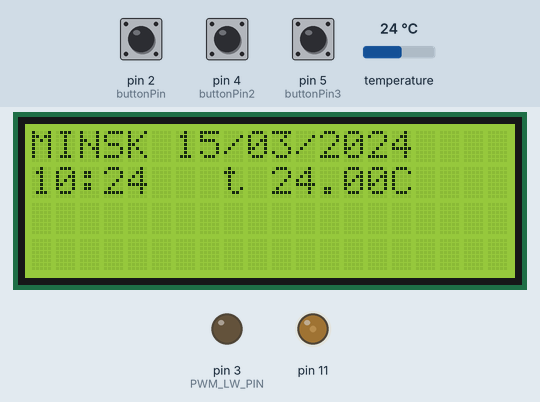
This sketch was run on a simulated Arduino Uno, built with avr-gcc and run on an emulated ATmega328P. Shown: 20×4 character LCD, output pins drawn as LEDs (lit = HIGH). The inputs (shaded band) are chosen by the test bench; at power-on: pin 2 (buttonPin) LOW, temperature 24 °C, pin 4 (buttonPin2) LOW, pin 5 (buttonPin3) LOW. The local clock reads 2024-03-15 10:24:30 at power-on unless the sketch sets it.

Above: at 1.2 s.
1.3 s: pin 2 (buttonPin) pulled HIGH for 0.95 s
At 3.2 s:
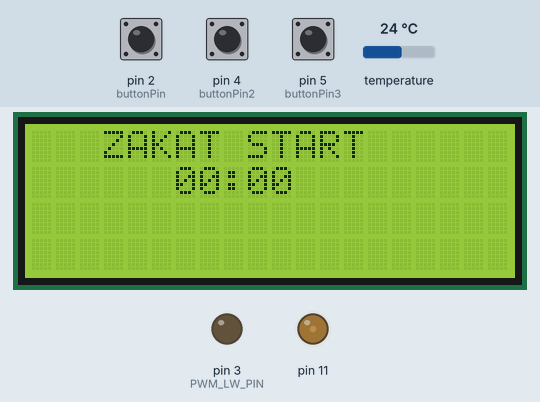
3.8 s: pin 2 (buttonPin) pulled HIGH for 3.2 s
At 6.4 s:
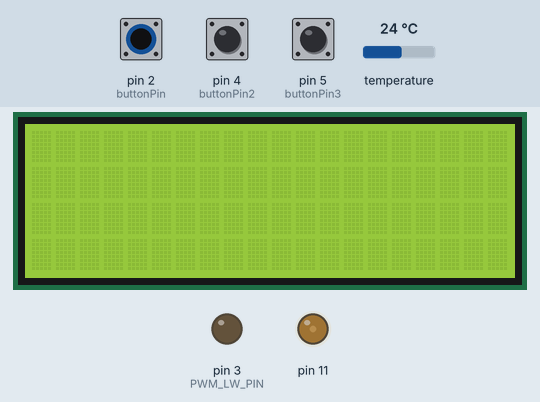
8.5 s: temperature set to 10.3 °C
At 9.2 s:
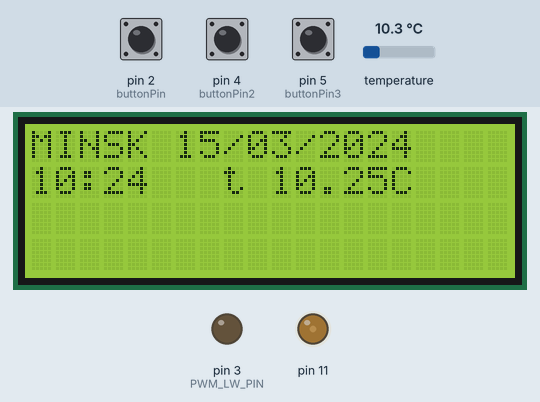
10.3 s: temperature set to 9.2 °C
At 11.3 s:
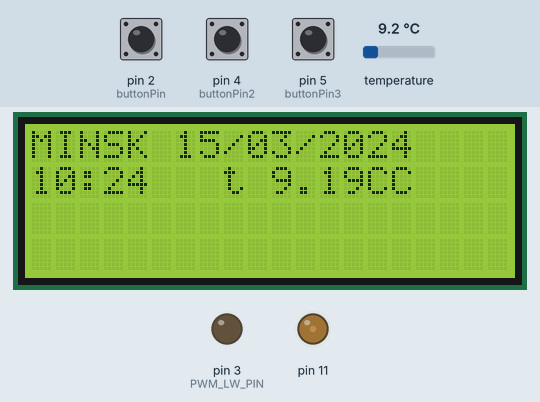
11.9 s: pin 2 (buttonPin) pulled HIGH for 0.95 s
At 13.5 s:
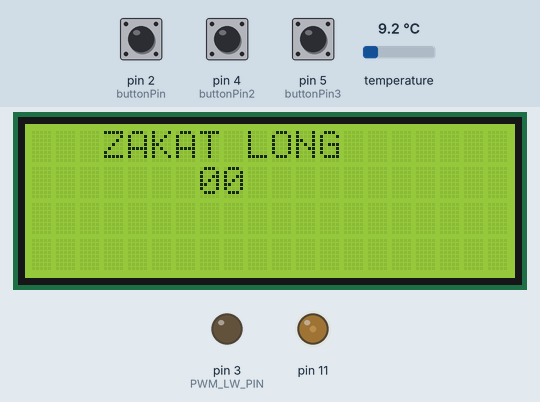
14.4 s: pin 2 (buttonPin) pulled HIGH for 0.95 s
At 16.5 s:
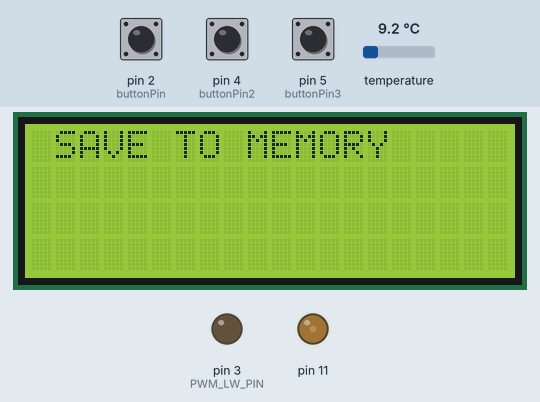
Timing chart, 0 to 17.8 s (numbered marks = the images above; inputs shaded):
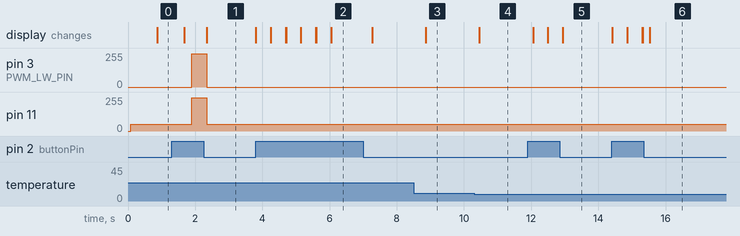

Measured:
- the behaviour switches between 10 and 9.9 °C on temperature (found by bisection; images 3 and 4)
- after the input at 1.3 s, pin 3 (PWM_LW_PIN): 0/255 → 250/255 after 0.60 s, → 0/255 0.44 s later; pin 11: 50/255 → 250/255 after 0.60 s, → 50/255 0.44 s later; the display: first changes after 0.38 s (image 1 shows a later state)
- after the input at 3.8 s, the display: changes at once (image 2)
- after the input at 8.5 s, the display: changes after 0.37 s (image 3)
- after the input at 10.3 s, the display: changes after 0.16 s (image 4)
- after the input at 11.9 s, the display: first changes after 0.16 s (image 5 shows a later state)
- after the input at 14.4 s, the display: first changes at once (image 6 shows a later state)

The sketch:

AQUABOXv1_0.ino
```cpp
#include <Wire.h> //Подключаем библиотеку для использования I2C интерфейса с модулем RTC
#include <avr/wdt.h> //Библиотека для работы со сторожевым таймером

#include <OneWire.h>
#include <DallasTemperature.h>

#include "RTClib.h" //Подключаем библиотеку для использования модуля часов реального времени RTC

#include <EEPROM.h>


OneWire oneWire(A3);
DallasTemperature ds(&oneWire);

#include <LiquidCrystal_I2C.h> // библиотека экрана
LiquidCrystal_I2C lcd(0x27, 20, 4);

int PWM_LW_MIN = 0; //Если необходим ток покоя на LED - изменить эту константу
int PWM_LW_MAX = 250; //Если необходимо ограничить максимальную яркость - уменьшить значение
#define PWM_LW_PIN 3 //Пин порта, где будет ШИМ LW

#define mn 60UL //Дополнительные константы для удобства
#define hr 3600UL //Отражают соответствующие количества секунд
#define d 86400UL

RTC_DS1307 RTC;

int  RH = 0;
int  RM = 0;
int  RD = 0;
int  ZH = 0;
int  ZM = 0;
int  ZD = 0;
int  PS = 0;
int  ScD = 250;
int  ScN = 50;


const int buttonPin = 2;
int buttonState = 0;
const int buttonPin2 = 4;
int buttonState2 = 0;
const int buttonPin3 = 5;
int buttonState3 = 0;
int pos = 1;


//********************************************************************************************

void setup() {

  Serial.begin(9600);
  Wire.begin(); //Инициируем I2C интерфейс

  RH = EEPROM.read(0);
  RM = EEPROM.read(1);
  RD = EEPROM.read(2);
  ZH = EEPROM.read(3);
  ZM = EEPROM.read(4);
  ZD = EEPROM.read(5);

  ds.begin();

  RTC.begin(); //Инициирум RTC модуль


  pinMode(buttonPin, INPUT);
  pinMode(buttonPin2, INPUT);
  pinMode(buttonPin3, INPUT);

  lcd.init(); // запускаем библиотеку экрана
  lcd.backlight();

  if (! RTC.isrunning()) {
    Serial.println("RTC is NOT running!");
    RTC.adjust(DateTime(2020, 1, 1, 12, 0, 0));
  }
  //RTC.adjust(DateTime(2012, 7, 31, 21, 53, 1));
  //RTC.adjust(DateTime(__DATE__, __TIME__));
} // КОНЕЦ ИНИЦИАЛИЗАЦИИ

//********************************************************************************************

void loop() // ПРОГРАММЫй безусловный ЦИКЛ
{


  long sunrise_start = RH * hr + RM * mn; //Начало восхода в 9 - 45
  long sunrise_duration = RD * mn; //Длительность восхода 30 минут
  long sunset_start = ZH * hr + ZM * mn; //начало заката в 21-15
  long sunset_duration = ZD * mn; //Длительность заката 30 минут

  long pwm_LW;
  DateTime myTime = RTC.now(); //Читаем данные времени из RTC при каждом выполнении цикла
  long Day_time = myTime.unixtime() % 86400; //сохраняем в переменную - время в формате UNIX

  if ((Day_time < sunrise_start) || //Если с начала суток меньше чем начало восхода
      (Day_time >= sunset_start + sunset_duration)) { //Или больше чем начало заката + длительность
    pwm_LW = PWM_LW_MIN; //Величина для записи в порт равна минимуму


    //*********************************************************************************************
    // обработка интервала восхода
    //*********************************************************************************************
  } else if ((Day_time >= sunrise_start) && //Если с начала суток больше чем начало восхода
             (Day_time < sunrise_start + sunrise_duration)) { //И меньше чем начало восхода + длительность

    pwm_LW = ((Day_time - sunrise_start) * (PWM_LW_MAX - PWM_LW_MIN)) / sunrise_duration; //Вычисляем для рассвета величину для записи в порт ШИМ


    //*********************************************************************************************
    // обработка интервала заката
    //*********************************************************************************************
  } else if ((Day_time >= sunset_start) && //Если начала суток больше чем начало заката и меньше чем
             (Day_time < sunset_start + sunset_duration)) { //начало заката плюс длительность

    pwm_LW = ((sunset_start + sunset_duration - Day_time) * (PWM_LW_MAX - PWM_LW_MIN)) / sunrise_duration; //Вычисляем для заката величину для записи в порт ШИМ

    //********************************************************************************************
    // обработка интервала от конца рассвета и до начала заката,
    // когда свет должен быть включен на максимальную яркость
    //********************************************************************************************
  } else {
    pwm_LW = PWM_LW_MAX; //Устанавливаем максимальную величину для записи в порт ШИМ

  }

  analogWrite(PWM_LW_PIN, pwm_LW); //Пишем в порт вычисленное значение


  if (Day_time >= sunrise_start && Day_time <= sunset_start ) {
    analogWrite(11, ScD);
  }
  else {
    analogWrite(11, ScN);
  }


  buttonState = digitalRead(buttonPin);
  if (buttonState == HIGH) {
    pos++;
    lcd.clear();
    delay (200);
  }


  if (pos >= 16) {
    lcd.clear();
    pos = 1;
  }

  switch (pos) {
    case 1:
      ds.requestTemperatures();
      //lcd.clear();
      lcd.setCursor(8, 1);
      lcd.print("t ");
      lcd.print(ds.getTempCByIndex(0));
      lcd.print("C");
      lcd.setCursor(0, 0);
      lcd.print("MINSK");
      lcd.setCursor(6, 0);
      if (myTime.day() < 10) lcd.print("0");
      lcd.print(myTime.day(), DEC);
      lcd.print("/");
      if (myTime.month() < 10) lcd.print("0");
      lcd.print(myTime.month(), DEC);
      lcd.print("/");
      lcd.print(myTime.year(), DEC);
      lcd.setCursor(0, 1);
      if (myTime.hour() < 10) lcd.print("0");
      lcd.print(myTime.hour(), DEC);
      lcd.print(":");
      if (myTime.minute() < 10) lcd.print("0");
      lcd.print(myTime.minute(), DEC);
      break;

    case 2:

      lcd.setCursor(1, 0);
      lcd.print("RASSVET START");
      buttonState2 = digitalRead(buttonPin2);
      if (buttonState2 == HIGH) {
        RH++;

        delay(200);
      }
      if (RH >= 24)  {
        RH = 0;
      }
      buttonState3 = digitalRead(buttonPin3);
      if (buttonState3 == HIGH) {
        RM++;

        delay(200);
      }
      if (RM >= 60)  {
        RM = 0;
      }
      lcd.setCursor(5, 1);
      if ( RH < 10) lcd.print("0");

      lcd.print(RH);
      lcd.print(":");
      if ( RM < 10) lcd.print("0");

      lcd.print(RM);
      break;

    case 3:

      lcd.setCursor(2, 0);
      lcd.print("RASSVET LONG");
      buttonState2 = digitalRead(buttonPin2);
      if (buttonState2 == HIGH) {
        RD--;
        delay(200);
      }
      if (RD > 60)  {
        RD = 0;
      }
      buttonState3 = digitalRead(buttonPin3);
      if (buttonState3 == HIGH) {
        RD++;
        delay(200);
      }
      if (RD < 0)  {
        RD = 60;
      }
      lcd.setCursor(7, 1);
      if ( RD < 10) lcd.print("0");
      lcd.print(RD);
      break;
    case 4:

      lcd.setCursor(3, 0);
      lcd.print("ZAKAT START");
      buttonState2 = digitalRead(buttonPin2);
      if (buttonState2 == HIGH) {
        ZH++;
        delay(200);
      }
      if (ZH >= 24)  {
        ZH = 0;
      }
      buttonState3 = digitalRead(buttonPin3);
      if (buttonState3 == HIGH) {
        ZM++;
        delay(200);
      }
      if (ZM >= 60)  {
        ZM = 0;
      }
      lcd.setCursor(6, 1);
      if ( ZH < 10) lcd.print("0");
      lcd.print(ZH);
      lcd.print(":");
      if ( ZM < 10) lcd.print("0");
      lcd.print(ZM);
      break;

    case 5:

      lcd.setCursor(3, 0);
      lcd.print("ZAKAT LONG");
      buttonState2 = digitalRead(buttonPin2);
      if (buttonState2 == HIGH) {
        ZD--;
        delay(200);
      }
      if (ZD > 60)  {
        ZD = 0;
      }
      buttonState3 = digitalRead(buttonPin3);
      if (buttonState3 == HIGH) {
        ZD++;
        delay(200);
      }
      if (ZD < 0)  {
        ZD = 60;
      }
      lcd.setCursor(7, 1);
      if ( ZD < 10) lcd.print("0");
      lcd.print(ZD);
      break;

    case 6:

      lcd.setCursor(0, 0);
      lcd.print("POWER LAMP");
      lcd.print(" ");
      PS = PWM_LW_MAX / 2.5;
      lcd.print(PS);
      lcd.print(" ");
      lcd.print("%");
      buttonState3 = digitalRead(buttonPin3);
      if (buttonState3 == HIGH) {
        PWM_LW_MAX = PWM_LW_MAX + 25;

        delay(200);
        lcd.clear();
      }
      if (PWM_LW_MAX > 250)  {
        PWM_LW_MAX = 250;

      }
      buttonState2 = digitalRead(buttonPin2);
      if (buttonState2 == HIGH) {
        PWM_LW_MAX = PWM_LW_MAX - 25;

        delay(200);
        lcd.clear();
      }
      if (PWM_LW_MAX < 0)  {
        PWM_LW_MAX = 0;
      }
      lcd.setCursor(3, 1);
      if (PS >= 10 && PS < 20 ) {
        lcd.print("*");
      }
      if (PS >= 20 && PS < 30 ) {
        lcd.print("**");
      }
      if (PS >= 30 && PS < 40 ) {
        lcd.print("***");
      }
      if (PS >= 40 && PS < 50 ) {
        lcd.print("****");
      }
      if (PS >= 50 && PS < 60 ) {
        lcd.print("*****");
      }
      if (PS >= 60 && PS < 70 ) {
        lcd.print("******");
      }
      if (PS >= 70 && PS < 80 ) {
        lcd.print("*******");
      }
      if (PS >= 80 && PS < 90 ) {
        lcd.print("********");
      }
      if (PS >= 90 && PS < 100 ) {
        lcd.print("*********");
      }
      if (PS >= 100) {
        lcd.print("**********");
      }
      break;

    case 7:

      lcd.setCursor(0, 0);
      lcd.print("NIGHT POWER");
      lcd.print(" ");
      PS = PWM_LW_MIN / 2.5;
      lcd.print(PS);
      lcd.print("%");
      buttonState3 = digitalRead(buttonPin3);
      if (buttonState3 == HIGH) {
        PWM_LW_MIN = PWM_LW_MIN + 25;

        delay(200);
        lcd.clear();
      }
      if (PWM_LW_MIN > 250)  {
        PWM_LW_MIN = 250;
      }
      buttonState2 = digitalRead(buttonPin2);
      if (buttonState2 == HIGH) {
        PWM_LW_MIN = PWM_LW_MIN - 25;

        delay(200);
        lcd.clear();
      }
      if (PWM_LW_MIN < 0)  {
        PWM_LW_MIN = 0;
      }
      lcd.setCursor(3, 1);
      if (PS >= 10 && PS < 20 ) {
        lcd.print("*");
      }
      if (PS >= 20 && PS < 30 ) {
        lcd.print("**");
      }
      if (PS >= 30 && PS < 40 ) {
        lcd.print("***");
      }
      if (PS >= 40 && PS < 50 ) {
        lcd.print("****");
      }
      if (PS >= 50 && PS < 60 ) {
        lcd.print("*****");
      }
      if (PS >= 60 && PS < 70 ) {
        lcd.print("******");
      }
      if (PS >= 70 && PS < 80 ) {
        lcd.print("*******");
      }
      if (PS >= 80 && PS < 90 ) {
        lcd.print("********");
      }
      if (PS >= 90 && PS < 100 ) {
        lcd.print("*********");
      }
      if (PS >= 100) {
        lcd.print("**********");
      }
      break;

    case 8:

      lcd.setCursor(1, 0);
      lcd.print("DISP DAY");
      lcd.print(" ");
      PS = ScD / 2.5;
      lcd.print(PS);
      lcd.print(" ");
      lcd.print("%");
      buttonState3 = digitalRead(buttonPin3);
      if (buttonState3 == HIGH) {
        ScD = ScD + 25;

        delay(200);
        lcd.clear();
      }
      if (ScD > 250)  {
        ScD = 250;

      }
      buttonState2 = digitalRead(buttonPin2);
      if (buttonState2 == HIGH) {
        ScD = ScD - 25;

        delay(200);
        lcd.clear();
      }
      if (ScD < 0)  {
        ScD = 0;
      }
      lcd.setCursor(3, 1);
      if (PS >= 10 && PS < 20 ) {
        lcd.print("*");
      }
      if (PS >= 20 && PS < 30 ) {
        lcd.print("**");
      }
      if (PS >= 30 && PS < 40 ) {
        lcd.print("***");
      }
      if (PS >= 40 && PS < 50 ) {
        lcd.print("****");
      }
      if (PS >= 50 && PS < 60 ) {
        lcd.print("*****");
      }
      if (PS >= 60 && PS < 70 ) {
        lcd.print("******");
      }
      if (PS >= 70 && PS < 80 ) {
        lcd.print("*******");
      }
      if (PS >= 80 && PS < 90 ) {
        lcd.print("********");
      }
      if (PS >= 90 && PS < 100 ) {
        lcd.print("*********");
      }
      if (PS >= 100) {
        lcd.print("**********");
      }
      break;

    case 9:

      lcd.setCursor(0, 0);
      lcd.print("DISP NIGHT");
      lcd.print(" ");
      PS = ScN / 2.5;
      lcd.print(PS);
      lcd.print(" ");
      lcd.print("%");
      buttonState3 = digitalRead(buttonPin3);
      if (buttonState3 == HIGH) {
        ScN = ScN + 25;

        delay(200);
        lcd.clear();
      }
      if (ScN > 250)  {
        ScN = 250;

      }
      buttonState2 = digitalRead(buttonPin2);
      if (buttonState2 == HIGH) {
        ScN = ScN - 25;

        delay(200);
        lcd.clear();
      }
      if (ScN < 0)  {
        ScN = 0;
      }
      lcd.setCursor(3, 1);
      if (PS >= 10 && PS < 20 ) {
        lcd.print("*");
      }
      if (PS >= 20 && PS < 30 ) {
        lcd.print("**");
      }
      if (PS >= 30 && PS < 40 ) {
        lcd.print("***");
      }
      if (PS >= 40 && PS < 50 ) {
        lcd.print("****");
      }
      if (PS >= 50 && PS < 60 ) {
        lcd.print("*****");
      }
      if (PS >= 60 && PS < 70 ) {
        lcd.print("******");
      }
      if (PS >= 70 && PS < 80 ) {
        lcd.print("*******");
      }
      if (PS >= 80 && PS < 90 ) {
        lcd.print("********");
      }
      if (PS >= 90 && PS < 100 ) {
        lcd.print("*********");
      }
      if (PS >= 100) {
        lcd.print("**********");
      }
      break;

    case 10:

      lcd.setCursor(1, 0);
      lcd.print("SAVE TO MEMORY");
      buttonState3 = digitalRead(buttonPin3);
      if (buttonState3 == HIGH) {
        lcd.clear();
        lcd.setCursor(4, 0);
        lcd.print("SAVE GO");
        delay(500);
        for (int thisChar = 0; thisChar < 16; thisChar++) {
          lcd.setCursor(thisChar, 1);
          lcd.print("*");
          delay(50);
        }
        EEPROM.write(0, RH);
        EEPROM.write(1, RM);
        EEPROM.write(2, RD);
        EEPROM.write(3, ZH);
        EEPROM.write(4, ZM);
        EEPROM.write(5, ZD);
        lcd.clear();
        pos = 1;
      }
      break;

    case 11: // Часы
    case 12: // Минуты
    case 13: // День
    case 14: // Месяц
    case 15: // Год
      int ms = millis() % 500;
      lcd.setCursor(0, 0);
      lcd.print("DATE:");

      lcd.setCursor(6, 0);
      if (pos == 13 && (ms > 400)) {
        lcd.print("  ");
      } else {
        if (myTime.day() < 10) lcd.print("0");
        lcd.print(myTime.day(), DEC);
      }
      lcd.print("/");

      if (pos == 14 && (ms > 400)) {
        lcd.print("  ");
      } else {
        if (myTime.month() < 10) lcd.print("0");
        lcd.print(myTime.month(), DEC);
      }
      lcd.print("/");

      if (pos == 15 && (ms > 400)) {
        lcd.print("    ");
      } else {
        lcd.print(myTime.year(), DEC);
      }

      lcd.setCursor(0, 1);
      if (pos == 11 && (ms > 400)) {
        lcd.print("  ");
      } else {
        if (myTime.hour() < 10) lcd.print("0");
        lcd.print(myTime.hour(), DEC);
      }
      lcd.print(":");

      if (pos == 12 && (ms > 400)) {
        lcd.print("  ");
      } else {
        if (myTime.minute() < 10) lcd.print("0");
        lcd.print(myTime.minute(), DEC);
      }

      buttonState3 = digitalRead(buttonPin3);
      if (buttonState3 == HIGH) {
        int valueToSet = 0;
        switch (pos) {
          case 11:
            valueToSet = myTime.hour() + 1;
            if (valueToSet > 23) valueToSet = 0;
            RTC.adjust(DateTime(myTime.year(), myTime.month(), myTime.day(), valueToSet, myTime.minute(), 0));
            break;
          case 12:
            valueToSet = myTime.minute() + 1;
            if (valueToSet > 59) valueToSet = 0;
            RTC.adjust(DateTime(myTime.year(), myTime.month(), myTime.day(), myTime.hour(), valueToSet, 0));
            break;
          case 13:
            valueToSet = myTime.day() + 1;
            if (valueToSet > 31) valueToSet = 0;
            RTC.adjust(DateTime(myTime.year(), myTime.month(), valueToSet, myTime.hour(), myTime.minute(), 0));
            break;
          case 14:
            valueToSet = myTime.month() + 1;
            if (valueToSet > 12) valueToSet = 0;
            RTC.adjust(DateTime(myTime.year(), valueToSet, myTime.day(), myTime.hour(), myTime.minute(), 0));
            break;
          case 15:
            RTC.adjust(DateTime(valueToSet + 1, myTime.month(), myTime.day(), myTime.hour(), myTime.minute(), 0));
            break;
        }

        delay(200);
      }

      buttonState2 = digitalRead(buttonPin2);
      if (buttonState2 == HIGH) {
        int valueToSet = 0;
        switch (pos) {
          case 11:
            valueToSet = myTime.hour() - 1;
            if (valueToSet < 0) valueToSet = 23;
            RTC.adjust(DateTime(myTime.year(), myTime.month(), myTime.day(), valueToSet, myTime.minute(), 0));
            break;
          case 12:
            valueToSet = myTime.minute() - 1;
            if (valueToSet < 0) valueToSet = 59;
            RTC.adjust(DateTime(myTime.year(), myTime.month(), myTime.day(), myTime.hour(), valueToSet, 0));
            break;
          case 13:
            valueToSet = myTime.day() - 1;
            if (valueToSet < 0) valueToSet = 31;
            RTC.adjust(DateTime(myTime.year(), myTime.month(), valueToSet, myTime.hour(), myTime.minute(), 0));
            break;
          case 14:
            valueToSet = myTime.month() - 1;
            if (valueToSet < 0) valueToSet = 12;
            RTC.adjust(DateTime(myTime.year(), valueToSet, myTime.day(), myTime.hour(), myTime.minute(), 0));
            break;
          case 15:
            RTC.adjust(DateTime(myTime.year() - 1, myTime.month(), myTime.day(), myTime.hour(), myTime.minute(), 0));
            break;
        }

        delay(200);
      }
      break;
  }

  //delay (100);
  //wdt_reset();  // сброс сторожевого таймера
  //wdt_enable(WDTO_1S); // разрешение работы сторожевого таймера с тайм-аутом 1 с
}
```
